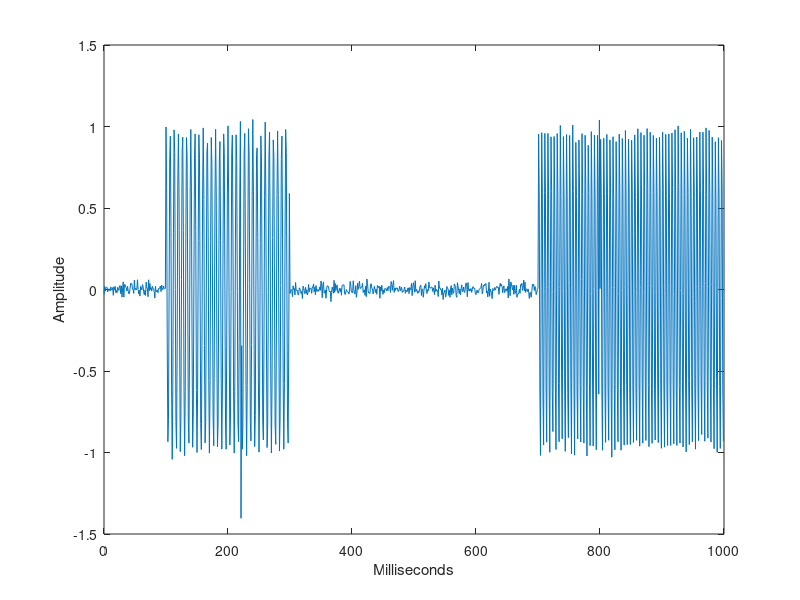

Source code (MATLAB): (Note: this script raises an error after producing the figure.)
clc
clear
% Detection of Transients
rng default;
dt = 0.001;
t = 0:dt:1-dt;
N = length(t);
fs = 1/dt;
addNoise = 0.025*randn(size(t));
x = cos(2*pi*150*t).*(t>=0.1 & t<0.3)+sin(2*pi*200*t).*(t>0.7);
x = x+addNoise;
x([222 800]) = x([222 800 ])+[-2 2];
figure;
plot(t.*1000,x);
xlabel('Milliseconds'); ylabel('Amplitude');

figure;
[cfs,f_cwt] = cwt(x,fs,'amor');
contour(t*1000,f_cwt,abs(cfs))
grid on
c = colorbar;
xlabel('Milliseconds')
ylabel('Frequency')
title('cwt');
c.Label.String = 'Magnitude';

figure
surf(t.*1000,f_cwt,abs(cfs),'edgecolor','none'); view(0,90);
axis tight;
xlabel('Milliseconds')
ylabel('Frequency')
title('cwt');

% figure
% imagesc(t.*1000,f_cwt,abs(cfs));
% axis xy;
% xlabel('Milliseconds')
% ylabel('Frequency')
% title('cwt');

figure;
f = linspace(1, fs/2, N/2);
Spec_cwt = cwt_cmor(x,1,2,f,fs);
contour(t*1000,f,abs(Spec_cwt))
grid on
c = colorbar;
xlabel('Milliseconds')
ylabel('Frequency')
title('cwt\_cmor');
c.Label.String = 'Magnitude';

figure
surf(t.*1000,f,abs(Spec_cwt),'edgecolor','none'); view(0,90);
axis tight;
xlabel('Milliseconds')
ylabel('Frequency')
title('cwt\_cmor');

figure;
f = linspace(1, fs/2, N/2);
Spec_cwt = cwt_cmor_2(x,1,2,f,fs);
contour(t*1000,f,abs(Spec_cwt))
grid on
c = colorbar;
xlabel('Milliseconds')
ylabel('Frequency')
title('cwt\_cmor2');
c.Label.String = 'Magnitude';

figure
surf(t.*1000,f,abs(Spec_cwt),'edgecolor','none'); view(0,90);
axis tight;
xlabel('Milliseconds')
ylabel('Frequency')
title('cwt\_cmor2');


% figure
% imagesc(t.*1000,f,abs(Spec_cwt).^2); 
% axis xy;
% xlabel('Milliseconds')
% ylabel('Frequency')
% title('cwt\_cmor');

figure
[S,F,T] = spectrogram(x,50,48,128,1000);
surf(T.*1000,F,abs(S),'edgecolor','none'); view(0,90);
axis tight;
xlabel('Milliseconds')
ylabel('Frequency')
title('STFT')

figure
contour(T.*1000,F,abs(S))
axis tight;
xlabel('Time'), ylabel('Hz');
title('STFT')

